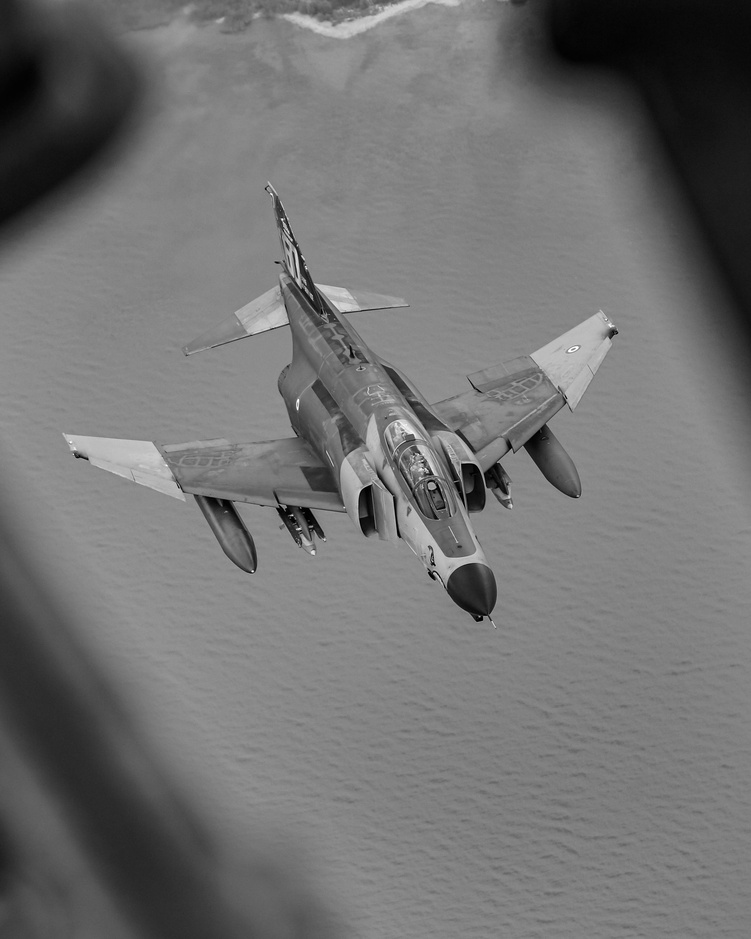
#> input picture Gray Photo/gray_fighter.jpg, 751 x 939 px, shrunk from 3066 x 3833 before the run, found by its file name
$ python Sobel.py   (older library calls are emulated)
#> lines starting #> are read from the running program, lines starting #| are printed output that depends on the picture
import cv2
import numpy as np
import matplotlib.pyplot as plt

img = cv2.imread('D:\Edge Project\Gray Photo\gray_fighter.jpg', cv2.IMREAD_GRAYSCALE)
#> img is the input picture: shape (939, 751); min 0, max 255, mean 114.1

# Sobel X 和 Y
sobelx = cv2.Sobel(img, cv2.CV_64F, 1, 0, ksize=3)
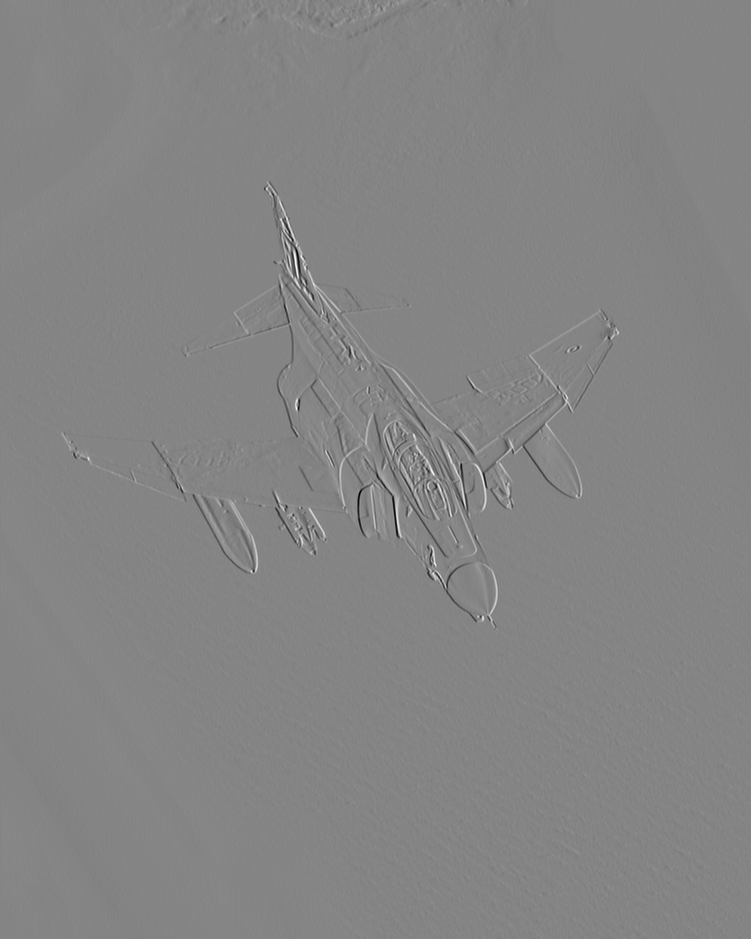
#> sobelx: shape (939, 751) float64; min -780, max 719, mean 0.1; drawn with min black and max white
sobely = cv2.Sobel(img, cv2.CV_64F, 0, 1, ksize=3)

# 邊緣強度
sobel = cv2.magnitude(sobelx, sobely)
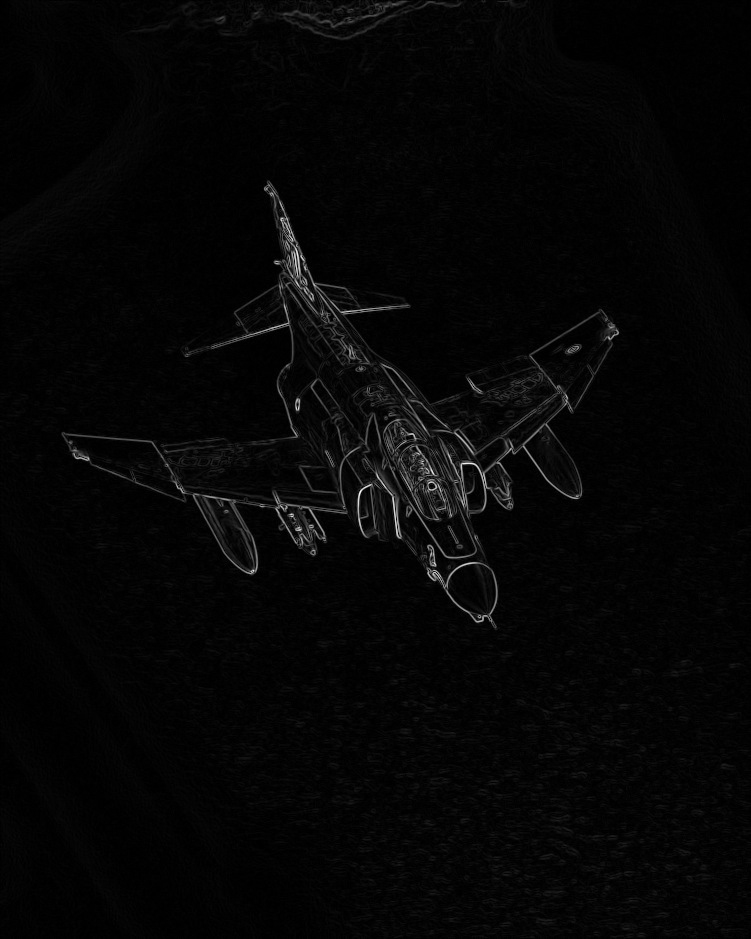
#> sobel: shape (939, 751) float64; min 0, max 835, mean 19.9; drawn with min black and max white

plt.imshow(sobel, cmap='gray')
plt.title('Sobel Edge Detection')
plt.show()
